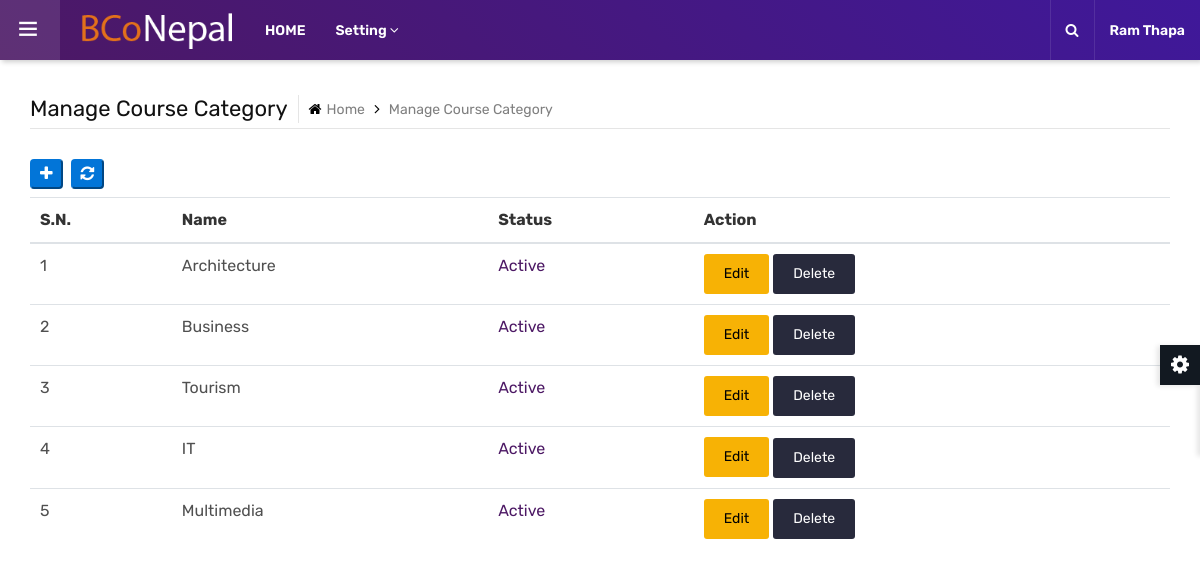
Screenshot of /admin/managecoursecategory.php (signed in) with the database file from the repository.
### tables this page shows
CREATE TABLE IF NOT EXISTS `course_category` (
  `category_id` int(11) NOT NULL AUTO_INCREMENT,
  `name` varchar(100) NOT NULL,
  `status` int(11) NOT NULL DEFAULT '1',
  `created_at` timestamp NOT NULL DEFAULT CURRENT_TIMESTAMP,
  `updated_at` timestamp NOT NULL DEFAULT CURRENT_TIMESTAMP,
  PRIMARY KEY (`category_id`)
);

### admin/managecoursecategory.php (the view, shortened to what this page needs)
<?php require('inc/header.php');
?>
<main class="ttr-wrapper">
    <div class="container-fluid">
        <div class="db-breadcrumb">
            <h4 class="breadcrumb-title">Manage Course Category</h4>
            <ul class="db-breadcrumb-list">
                <li><a href="#"><i class="fa fa-home"></i>Home</a></li>
                <li>Manage Course Category</li>
            </ul>
        </div>
        <button class="btn-primary mb-2 mr-1 px-2 rounded" onClick="window.location.href='addcoursecategory.php';"><i class="fa fa-plus"></i></button>
        <button class="btn-primary mb-2 mr-1 px-2 rounded" onClick="window.location.reload();"><i class="fa fa-refresh"></i></button>
        <section class="content">
            <div class="container-fluid">
                <div class="row">
                    <table class="table">
                        <thead>
                            <tr>
                                <th>S.N.</th>
                                <th>Name</th>
                                <th>Status</th>
                                <th>Action</th>
                            </tr>
                        </thead>
                        <tbody>
                            <?php
                            $select_query = "SELECT * FROM course_category ";
                            $select_result = mysqli_query($conn, $select_query);
                            $sn = 0;
                            while ($data = mysqli_fetch_array($select_result)) {
                                $sn = $sn + 1;
                            ?>
                                <tr>
                                    <td><?php echo $sn; ?></td>
                                    <td><?php echo $data['name']; ?></td>
                                    <td>
                                        <?php
                                        if ($data['status'] == 1) {
                                            echo "<span class='text-primary'>Active</span>";
                                        } else {
                                            echo "<span class='text-warning'>Inactive</span>";
                                        }
                                        ?>
                                    </td>
                                    <td>
                                        <a name="" id="" class="btn btn-info btn-sm" href="editcoursecategory.php?id=<?php echo $data['category_id']; ?>" role="button">Edit</a>
                                        <a name="" id="" onclick="return checkDelete()" class="btn-secondry" href="deleteprocess/deletecoursecategory.php?id=<?php echo $data['category_id']; ?>" role="button">Delete</a>
                                    </td>
                                </tr>
                            <?php
                            }
                            ?>
                        </tbody>
                    </table>
                </div>
            </div>
</main>
</body>
</html>

### admin/assets/css/typography.css (style rules this page uses)
body { background-color: #fff; font-family: Rubik; font-size: 16px; font-weight: 400; color:#505050; padding: 0; margin: 0; overflow-x: hidden; -webkit-font-smoothing: antialiased; font-smoothing: antialiased; -moz-osx-font-smoothing: grayscale; scroll-behavior: smooth; }
section, article, aside, details, figcaption, figure, footer, header, hgroup, main, menu, nav, summary { display: block; }
table { background-color: transparent; width: 100%; }
table thead th { color: #333; }
table td { padding: 15px 10px; }
p, address, pre, hr, ul, ol, dl, dd, table { margin-bottom: 24px; }
h1, h2, h3, h4, h5, h6 { color: #111111; font-family: rubik; margin-top:0; }
h4 { font-size: 22px; line-height: 28px; margin-bottom: 15px; font-weight: 500; }
dl, ul, ol { list-style-position: outside; padding: 0; }
ul, ol { margin-bottom: 24px; }

### admin/assets/css/dashboard.css (style rules this page uses)
.ttr-pinned-sidebar.ttr-opened-sidebar .ttr-wrapper { margin-left: 300px; }
.ttr-pinned-sidebar .ttr-wrapper { margin-left: 0; }
.ttr-wrapper { padding-top: 95px; -webkit-transition: margin 200ms cubic-bezier(0.215, 0.610, 0.355, 1.000); -moz-transition: margin 200ms cubic-bezier(0.215, 0.610, 0.355, 1.000); -o-transition: margin 200ms cubic-bezier(0.215, 0.610, 0.355, 1.000); transition: margin 200ms cubic-bezier(0.215, 0.610, 0.355, 1.000); }
.ttr-wrapper { padding-left:15px; padding-right:15px; }
.db-breadcrumb { display:flex; align-items: center; border-bottom: 1px solid rgba(0,0,0,0.1); padding-bottom: 5px; margin-bottom: 30px; }
.db-breadcrumb-list { list-style:none; margin:0; padding:0; }
.breadcrumb-title { margin-bottom: 0; font-weight: 400; border-right: 1px solid rgba(0,0,0,0.1); padding-right: 10px; margin-right: 10px; line-height: 28px; }
.db-breadcrumb-list li { display: inline-block; color: #7f7f7f; font-size: 14px; padding: 0 20px 0px 0; position:relative; }
.db-breadcrumb-list li i { margin-right:5px; color:#000; }
.db-breadcrumb-list li a { color:#7f7f7f; }
.db-breadcrumb-list li:last-child { padding-right:0; }
.db-breadcrumb-list li:after { font-family: FontAwesome; content: "\f105"; position: absolute; color: #000; right: 5px; font-size: 15px; top: -1px; }
.db-breadcrumb-list li:last-child:after { content:none; }
@media only screen and (max-width: 1200px) { .ttr-pinned-sidebar .ttr-wrapper { margin-left: 310px; } }
@media only screen and (max-width: 1200px) { .ttr-pinned-sidebar.ttr-opened-sidebar .ttr-wrapper { margin-left: 0; } }

### admin/assets/css/color/color-1.css (style rules this page uses)
:root { --primary: #4c1864; --sc-primary: #4d0a91; }
.bg-primary,.btn,.comments-area .comment-form p input[type="submit"],.pagination > .active > a,.pagination > .active > span,.pagination > .active > a:hover,.pagination > .active > span:hover,.pagination > .active > a:focus,.pagination > .active > span:focus,.feature-filters .active > [class*="btn"],.list-num-count > li:before,.pagination-bx.primary .pagination > li > a, .pagination-bx.primary .pagination > li > span,button.back-to-top,.rev-btn { background-color: #4c1864; }
.course-info-list ul li a.active, .course-info-list ul li a:hover,.btn,.profile-tabnav .nav li a.active,button.back-to-top,.upcoming-event-carousel.owl-btn-1 .owl-prev, .upcoming-event-carousel.owl-btn-1 .owl-next,.courses-carousel .owl-nav .owl-next, .courses-carousel .owl-nav .owl-prev, .recent-news-carousel .owl-nav .owl-next, .recent-news-carousel .owl-nav .owl-prev, .testimonial-carousel .owl-nav .owl-next, .testimonial-carousel .owl-nav .owl-prev { background-color:#f7b205; color:#000; }

### admin/assets/css/shortcodes/form.css (style rules this page uses)
.btn, .panel, .form-control, .img-thumbnail, .panel-head ing, .dropdown-menu, .panel-group .panel, .nav-tabs > li > a, .modal-content, .navbar-toggler, .nav-pills > li > a, .pager li > a, .pager li > span, .well, .alert, .list-group-item:first-child, .list-group-item:last-child, .input-group-addon, .btn-group-divides > .btn:not(:first-child):not(:last-child):not(.dropdown-toggle), .btn-group-divides > .btn:last-child:not(:first-child), .btn-group > .dropdown-toggle:not(:first-child), .ttr-booking-form .ttr-extra-services li .feature-box-lg, .ttr-booking-form .ttr-extra-services li.active .feature-box-lg:after, .widget_tag_cloud a, .searchform input[type="text"], .searchform input[type="submit"], ol.comment-list li.comment .comment-body { -webkit-border-radius: 0; -moz-border-radius: 0; border-radius: 0; }
button { outline:none !important; cursor:pointer; }

### admin/assets/css/shortcodes/breadcrumb.css (style rules this page uses)
.table > tbody > tr > td, .table > tbody > tr > th, .table > tfoot > tr > td, .table > tfoot > tr > th, .table > thead > tr > td, .table > thead > tr > th { padding: 10px; }

### rows the page displays
course_category: name "Architecture", status "Active"
course_category: name "Business", status "Active"
course_category: name "Tourism", status "Active"
course_category: name "IT", status "Active"
course_category: name "Multimedia", status "Active"

### other values shown
$_SESSION['name'] "Ram Thapa"
